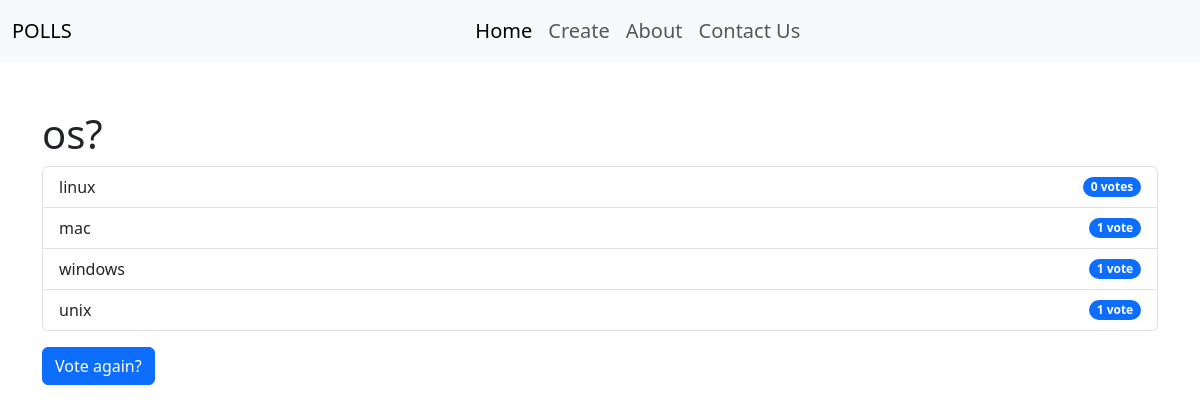
Page /1/result/ on the committed database.
### polls/models.py (models this page shows, shortened)
class question(models.Model):
    question_text = models.CharField(max_length=300)
    publication_date = models.DateField("data published")

class choice(models.Model):
    question = models.ForeignKey(question, on_delete=models.CASCADE)
    text_choice = models.CharField(max_length=200)
    votes = models.IntegerField(default=0)
    voters = models.ManyToManyField(User, blank=True)  # Track users who voted for this choice

### polls/views.py (the view)
# urls.py: path("<int:pk>/result/" , views.ResultView.as_view() , name="result"),
class ResultView(generic.DetailView):
    model=question
    template_name="polls/results.html"

### polls/templates/polls/results.html (shortened to what this page needs)
<!DOCTYPE html>
<html lang="en">
<head>
    <link href="https://cdn.jsdelivr.net/npm/bootstrap@5.3.0-alpha1/dist/css/bootstrap.min.css" rel="stylesheet">
    {% load static %}
</head>
<body>
  <nav class="navbar navbar-expand-lg bg-body-tertiary">
    <div class="container-fluid">
      <a class="navbar-brand" href="{%url 'polls:index'%}">POLLS</a>
      <div class="collapse navbar-collapse justify-content-center" id="navbarNavAltMarkup">
        <div class="navbar-nav">
          <a class="nav-link fs-5 active ml-20px" aria-current="page" href="{%url 'polls:index'%}">Home</a>
          <a class="nav-link fs-5 mr-33" href="{%url 'polls:create'%}">Create</a>
          <a class="nav-link fs-5" href="{% url 'polls:about'%}">About</a>
          <a class="nav-link fs-5 " href="{% url 'polls:contact'%}">Contact Us</a>
        </div>
      </div>
    </div>
  </nav>
<body>
    <div class="container mt-5">
        <h1>{{ question.question_text }}</h1>
        <ul class="list-group">
            {% for choice in question.choice_set.all %}
                <li class="list-group-item d-flex justify-content-between align-items-center">
                    {{ choice.text_choice }}
                    <span class="badge bg-primary rounded-pill">{{ choice.votes }} vote{{ choice.votes|pluralize }}</span>
                </li>
            {% endfor %}
        </ul>
        <a href="{% url 'polls:details' question.id %}" class="btn btn-primary mt-3">Vote again?</a>
    </div>
</body>
</html>

### rows in the picture
question: question_text "os?"
choice: text_choice "linux", votes "0"
choice: text_choice "mac", votes "1"
choice: text_choice "windows", votes "1"
choice: text_choice "unix", votes "1"
